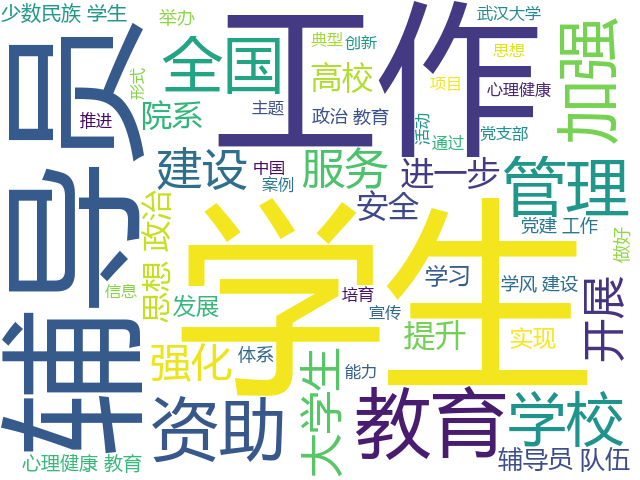

Python code for this plot:
'''
创建新闻报道的词云
'''
import jieba
import wordcloud

f = open('坚持以生为本 助推学生发展.txt', 'r', encoding='utf-8')
txt = f.read()
f.close()

wordList = jieba.lcut(txt)
wcstr = ' '.join(wordList)

wc = wordcloud.WordCloud(
    'msyh.ttc', width=640, height=480,
    background_color='white',
    max_words=50)

wcim = wc.generate(wcstr)
wcim.to_image().save('wc_news.png')
                         
    
